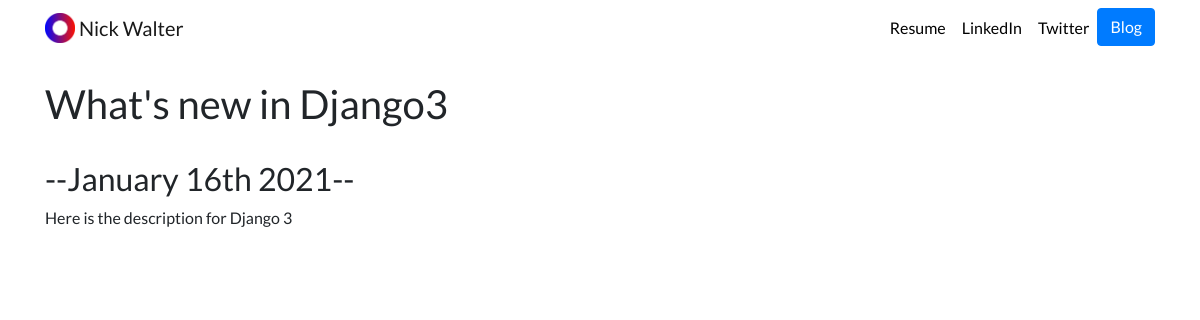
The app's page /blog/2/ with its own data.
### blog/models.py (models this page shows, shortened)
class Blog(models.Model):
    title = models.CharField(max_length=200)
    date = models.DateField()
    description = models.TextField()

### blog/views.py (the view)
# urls.py: path('<int:blog_id>/', views.detail, name = 'detail'),
def detail(request, blog_id):
    blog = get_object_or_404(Blog, pk = blog_id)
    return render(request, "blog/detail.html", {'blog':blog})

### blog/templates/blog/detail.html
{% extends 'portfolio/base.html' %} {% block content %}
<div>
    <br>
    <h1>{{ blog.title }}</h1><br>
    <h2>--{{ blog.date|date:'F jS Y' }}--</h2>
    <p>{{ blog.description|safe }}</p>
    <br>
</div>
{% endblock %}

### portfolio/static/portfolio/custom.css (style rules this page uses)
body { font-family: 'Lato', sans-serif; }

### records on screen
Blog: title "What's new in Django3", date "January 16th 2021", description "Here is the description for Django 3"
